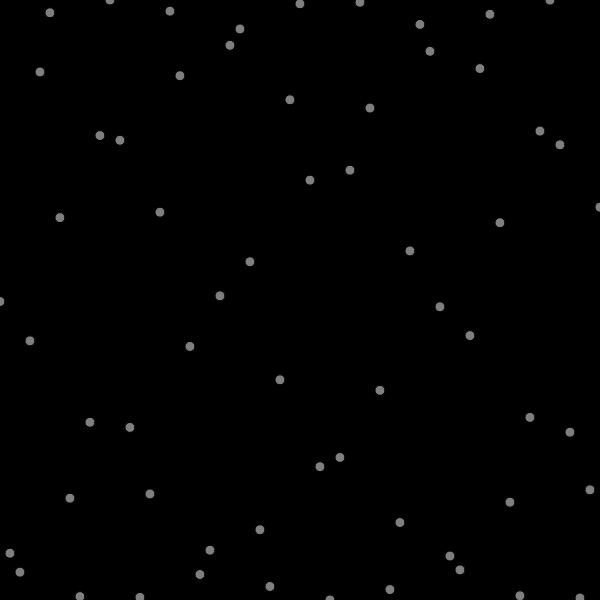
Frame 1 (no input)
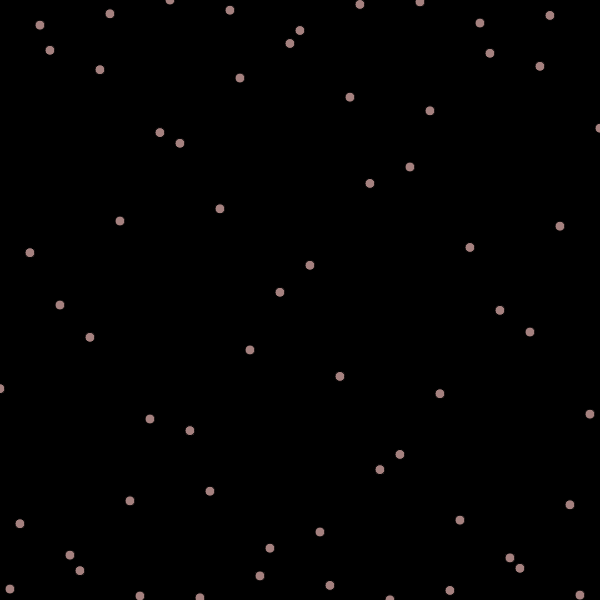
Frame 60 (no input)
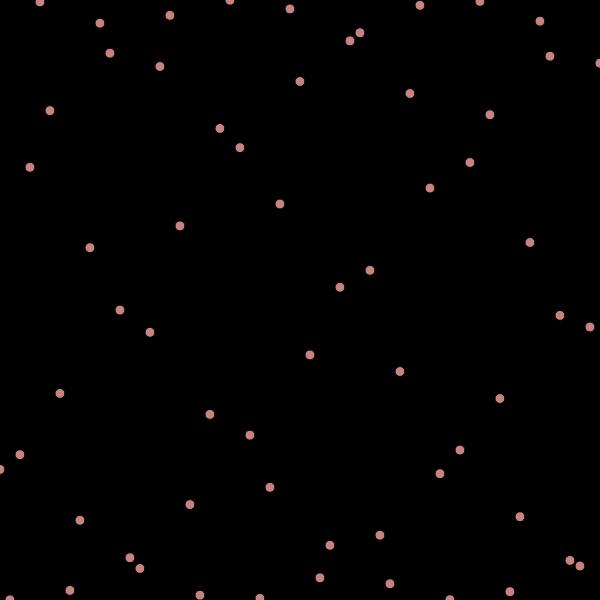
Frame 120 (the mouse pressed at the canvas centre since frame 60)

The p5.js sketch that drew these frames (run headless with seeded random() and noise() and a simulated clock; from frame 60 on, the mouse is pressed at the canvas centre):

// p5.js sketch
// ── sketch.js
function setup() {

	createCanvas( 600, 600 );
}

function draw() {

	background( 0 );

	let time = millis() * 0.0003;

	let r = 127 + 127 * sin( time * 1 );
	let g = 127 + 127 * sin( time * 0.05 );
	let b = 127 + 127 * sin( time * 0.003 );

	for ( let i = 0; i < 100; i++ ) {

		let sineValue = sin( time + i );  //change the '+' to '*'
		let yPos = map( sineValue, -1, 1, 0, height );

		let d = 10;
		fill(r, g, b );
		ellipse( i * 10, yPos, d, d );

	}

}
